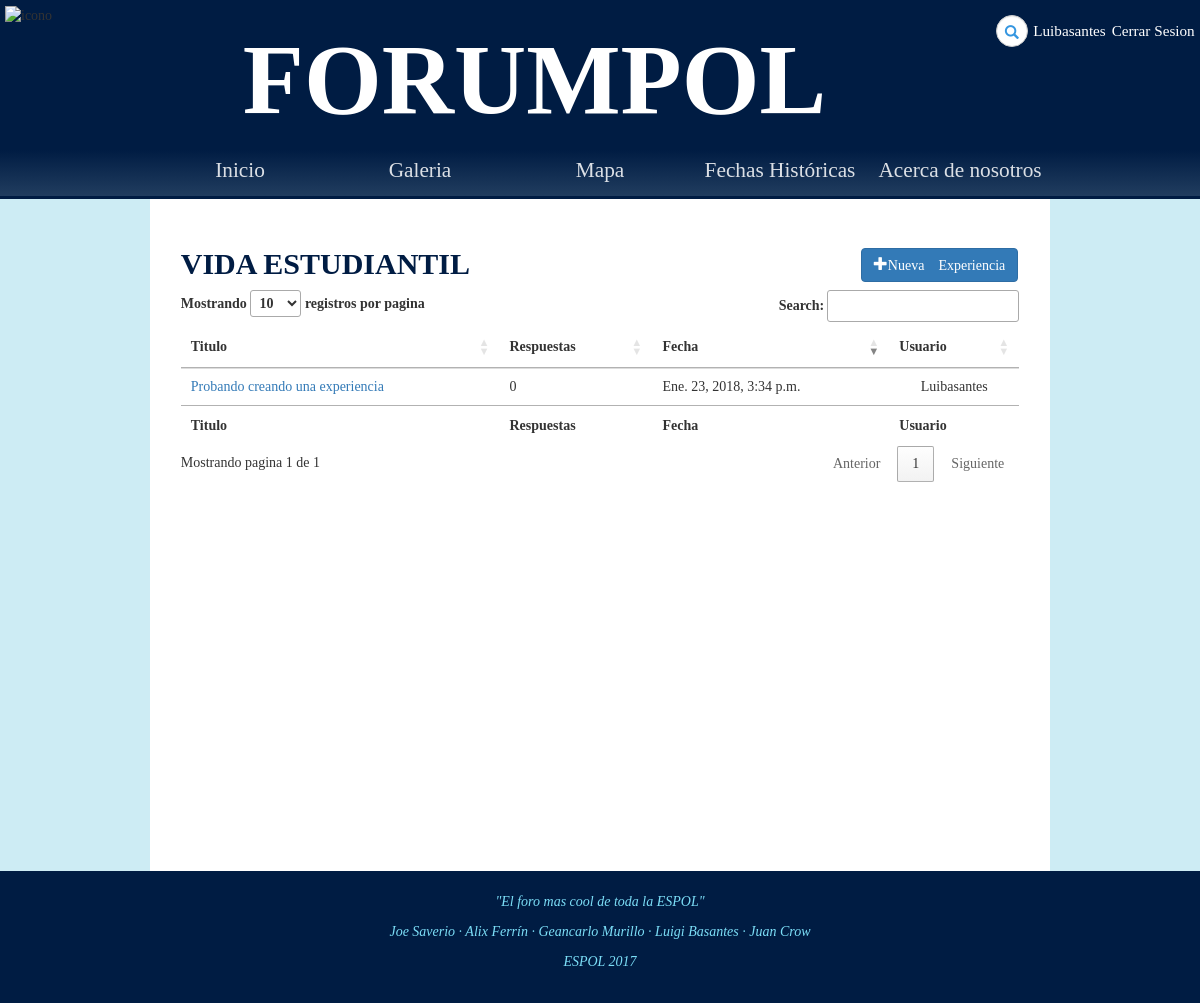
Page /foro/vida_estudiantil/ (signed in) on the earlier database version.
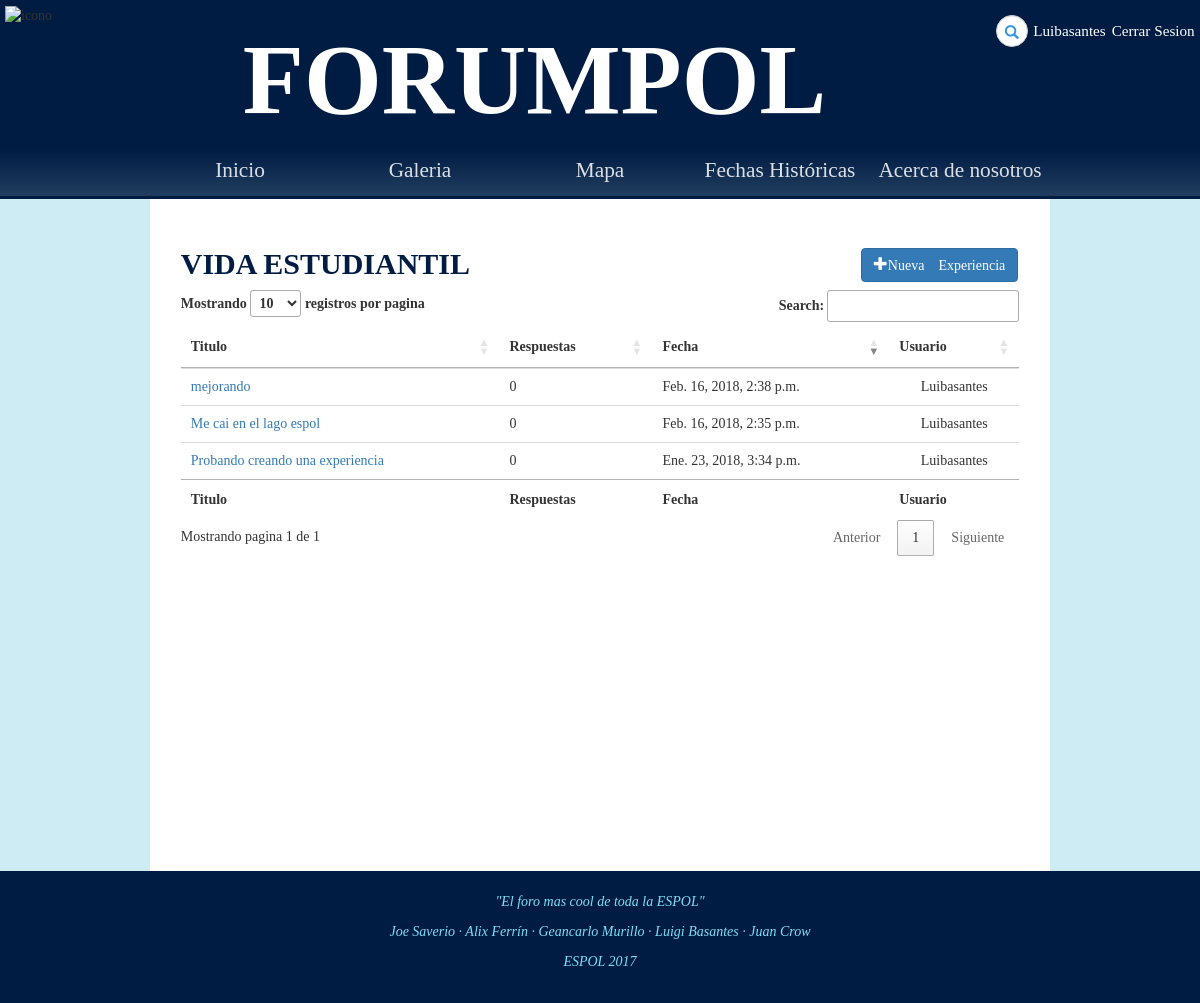
Same page on the later database version.
### Foro/models.py (models this page shows, shortened)
class Thread(models.Model):
	op = models.ForeignKey(Post,on_delete=models.CASCADE)
	category = models.CharField(max_length=25, default='')
	topic = models.CharField(max_length=100, default='')
	respuestas = models.BigIntegerField(default=0)

class Post(models.Model):
	reply_to = models.ForeignKey('self',blank=True, null=True,on_delete=models.SET_NULL)
	content = models.TextField(max_length=500, default='')
	image = models.ImageField(upload_to=upload_location, blank=True,null=True)
	owner = models.ForeignKey(User,null=True,on_delete=models.SET_NULL)
	date = models.DateTimeField(auto_now=True)
	aprobado = models.NullBooleanField(default=None,null=True)

### Foro/views.py (the view)
def vida_estudiantil(request):
	all_anuncios = Thread.objects.filter(category="vida_estudiantil",op__aprobado=True).order_by("-id")
	username = request.user
	moderador = request.user.userprofile.moderador
	context = {'usuario':username,"threads":all_anuncios,"moderador":moderador}
	return render(request, "Foro/vida_estudiantil.html", context)

### Foro/templates/Foro/vida_estudiantil.html (shortened to what this page needs)
{% extends 'Foro/base.html' %}
{% load static from staticfiles %}
{% block estilo %}
<link rel="stylesheet" type="text/css" href="{% static 'css/anuncios.css' %}">
<link rel="stylesheet" type="text/css" href="https://cdn.datatables.net/1.10.16/css/jquery.dataTables.min.css">
{% endblock %}
{% block body %}
    <section>
        <div id="categoria" class="col-9">
            <div class="container anuncios">
                <h2>
                    <b>VIDA ESTUDIANTIL</b>
                    <a href="{% url 'foro:create_experiencia' %}" class="btn btn-primary pull-right" role="button"><span class="glyphicon glyphicon-plus">Nueva Experiencia</span></a>
                </h2>
                <table id="myTable" class="table" cellspacing="0" width="100%">
                    <thead>
                        <tr>
                            <th>Titulo</th>
                            <th class="respuesta">Respuestas</th>
                            <th>Fecha</th>
                            <th class="user">Usuario</th>
                        </tr>
                    </thead>
                    <tfoot>
                        <tr>
                            <th>Titulo</th>
                            <th class="respuesta">Respuestas</th>
                            <th>Fecha</th>
                            <th class="user">Usuario</th>
                        </tr>
                    </tfoot>
                    <tbody>
                        {% for thread in threads %}
                        <tr>
                            <td><a href="{% url 'foro:detalle_anuncio' thread.op.id %}">{{thread.topic}}</a></td>
                            <td class="respuesta">{{ thread.respuestas }}</td>
                            <td>{{thread.op.date}}</td>
                            <td class="user">{{thread.op.owner.username}}</td>
                        </tr>
                        {% endfor %}
                    </tbody>
                </table>
            </div>
        </div>
    </section>
{% endblock %}

Differences in the rows shown:
added Thread: topic "mejorando", respuestas "0", op "Feb. 16, 2018, 2:38 p.m.", op.owner.username "Luibasantes"
added Thread: topic "Me cai en el lago espol", respuestas "0", op "Feb. 16, 2018, 2:35 p.m.", op.owner.username "Luibasantes"
